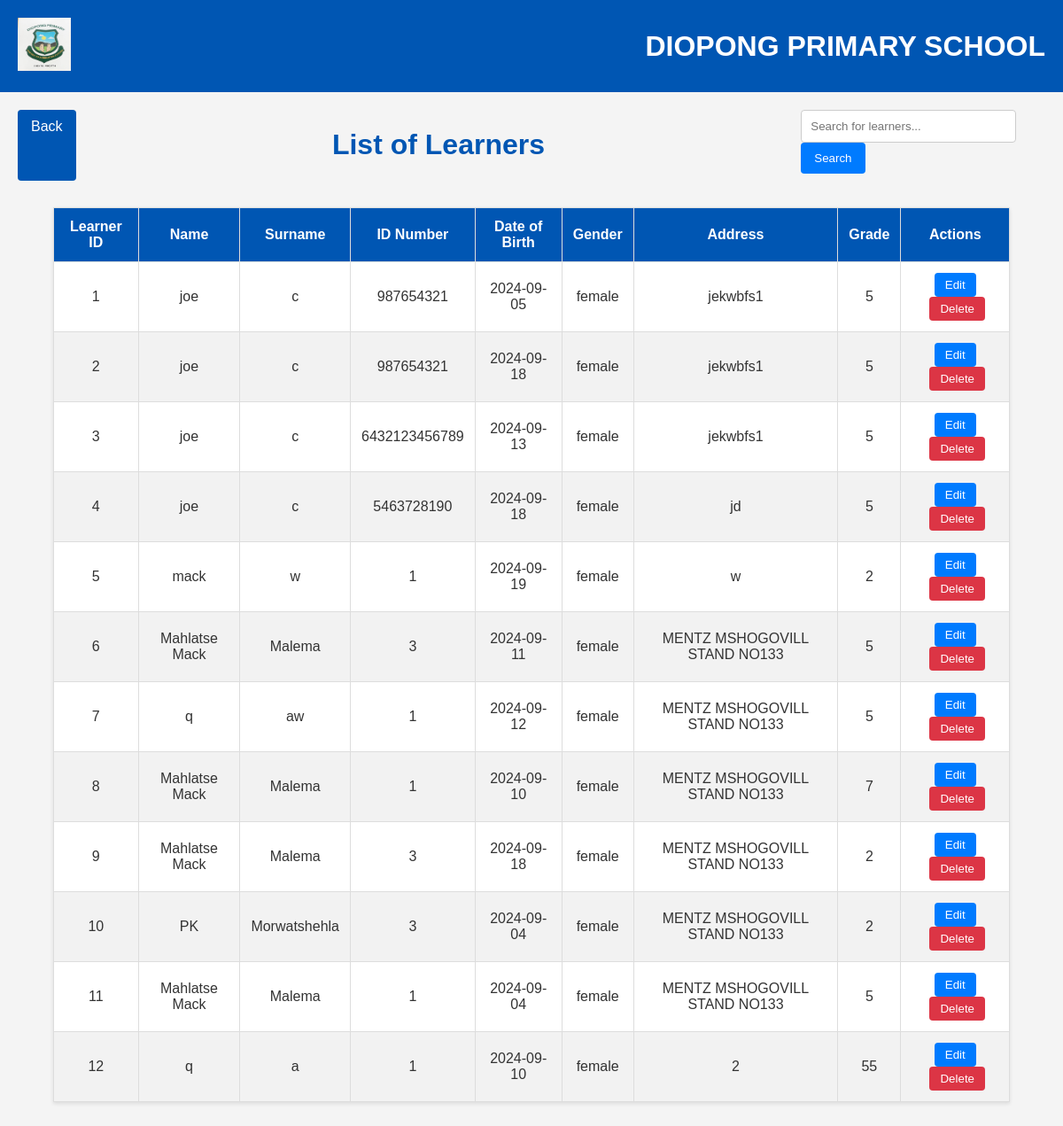
Screenshot of /learners.php with the database file from the repository.
### tables this page shows
CREATE TABLE `learner` (
  `learner_id` int(11) NOT NULL,
  `name` varchar(100) DEFAULT NULL,
  `surname` varchar(100) DEFAULT NULL,
  `id_number` bigint(15) DEFAULT NULL,
  `parent_id` int(11) DEFAULT NULL,
  `address` varchar(100) DEFAULT NULL,
  `grade` varchar(10) DEFAULT NULL,
  `date_of_birth` date DEFAULT NULL,
  `registration_date` timestamp NULL DEFAULT current_timestamp(),
  `gender` enum('male','female','other','') NOT NULL
);

### learners.php (the view, shortened to what this page needs)
<!DOCTYPE html>
<html lang="en">
<head>
</head>
<body>
    <div class="header">
        <div>
            <img src="1.jpg" alt="Logo" class="logo">
        </div>
        <div class="dashboard">
            <h1>DIOPONG PRIMARY SCHOOL</h1>
        </div>
    </div>
    <div class="search-container">
        <a href="admind.html" class="back-button">Back</a>
        <h1>List of Learners</h1>
        <form action="search_learners.php" method="get">
            <input type="text" placeholder="Search for learners..." name="search" required>
            <button type="submit">Search</button>
        </form>
    </div>
    <table>
        <thead>
            <tr>
                <th>Learner ID</th>
                <th>Name</th>
                <th>Surname</th>
                <th>ID Number</th>
                <th>Date of Birth</th>
                <th>Gender</th>
                <th>Address</th>
                <th>Grade</th>
                <th>Actions</th>
            </tr>
        </thead>
        <tbody>
            <?php
            $servername = "localhost";
            $username = "root";
            $password = "";
            $dbname = "smart_report";
            $conn = mysqli_connect($servername, $username, $password, $dbname);
            $query = "SELECT * FROM learner";
            $result = mysqli_query($conn, $query);
            if (mysqli_num_rows($result) > 0) {
                while ($row = mysqli_fetch_assoc($result)) {
                    echo "<tr>
                            <td>" . htmlspecialchars($row['learner_id']) . "</td>
                            <td>" . htmlspecialchars($row['name']) . "</td>
                            <td>" . htmlspecialchars($row['surname']) . "</td>
                            <td>" . htmlspecialchars($row['id_number']) . "</td>
                            <td>" . htmlspecialchars($row['date_of_birth']) . "</td>
                            <td>" . htmlspecialchars($row['gender']) . "</td>
                            <td>" . htmlspecialchars($row['address']) . "</td>
                            <td>" . htmlspecialchars($row['grade']) . "</td>
                            <td>
                                <a href='edit_learner.php?id=" . $row['learner_id'] . "'>
                                    <button class='edit-button'>Edit</button>
                                </a>
                                <a href='learners.php?id=" . $row['learner_id'] . "' onclick='return confirm(\"Are you sure you want to delete this learner?\");'>
                                    <button class='delete-button'>Delete</button>
                                </a>
                            </td>
                        </tr>";
                }
            } else {
                echo "<tr><td colspan='9'>No learner found</td></tr>";
            }
            ?>
        </tbody>
    </table>
</body>
</html>

### learners.php (style rules this page uses)
body { font-family: Arial, sans-serif; margin: 0; padding: 0; background-color: #f4f4f4; color: #333; }
.header { background-color: #0056b3; padding: 20px; display: flex; justify-content: space-between; align-items: center; color: white; }
.header h1 { margin: 0; }
.logo { width: 60px; height: 60px; }
.dashboard h1 { text-align: center; color: white; }
.back-button { background-color: #0056b3; color: white; padding: 10px 15px; border: none; border-radius: 4px; text-decoration: none; cursor: pointer; }
.search-container { display: flex; justify-content: space-between; margin: 20px; }
.search-container input[type="text"] { width: 80%; padding: 10px; border: 1px solid #ccc; border-radius: 4px; }
.search-container button { padding: 10px 15px; background-color: #007bff; color: white; border: none; border-radius: 4px; cursor: pointer; }
table { width: 90%; margin: 30px auto; border-collapse: collapse; background-color: white; box-shadow: 0 2px 4px rgba(0, 0, 0, 0.1); }
table, th, td { border: 1px solid #ddd; }
th, td { padding: 12px; text-align: center; }
th { background-color: #0056b3; color: white; }
tr:nth-child(even) { background-color: #f2f2f2; }
button { padding: 6px 12px; border: none; border-radius: 4px; cursor: pointer; transition: background-color 0.3s; }
.edit-button { background-color: #007bff; color: white; }
.delete-button { background-color: #dc3545; color: white; margin-left: 5px; }
h1 { color: #0056b3; }

### rows the page displays
learner: learner_id "1", name "joe", surname "c", id_number "987654321", date_of_birth "2024-09-05", gender "female", address "jekwbfs1", grade "5"
learner: learner_id "2", name "joe", surname "c", id_number "987654321", date_of_birth "2024-09-18", gender "female", address "jekwbfs1", grade "5"
learner: learner_id "3", name "joe", surname "c", id_number "6432123456789", date_of_birth "2024-09-13", gender "female", address "jekwbfs1", grade "5"
learner: learner_id "4", name "joe", surname "c", id_number "5463728190", date_of_birth "2024-09-18", gender "female", address "jd", grade "5"
learner: learner_id "5", name "mack", surname "w", id_number "1", date_of_birth "2024-09-19", gender "female", address "w", grade "2"
learner: learner_id "6", name "Mahlatse Mack", surname "Malema", id_number "3", date_of_birth "2024-09-11", gender "female", address "MENTZ MSHOGOVILL STAND NO133", grade "5"
learner: learner_id "7", name "q", surname "aw", id_number "1", date_of_birth "2024-09-12", gender "female", address "MENTZ MSHOGOVILL STAND NO133", grade "5"
learner: learner_id "8", name "Mahlatse Mack", surname "Malema", id_number "1", date_of_birth "2024-09-10", gender "female", address "MENTZ MSHOGOVILL STAND NO133", grade "7"
learner: learner_id "9", name "Mahlatse Mack", surname "Malema", id_number "3", date_of_birth "2024-09-18", gender "female", address "MENTZ MSHOGOVILL STAND NO133", grade "2"
learner: learner_id "10", name "PK", surname "Morwatshehla", id_number "3", date_of_birth "2024-09-04", gender "female", address "MENTZ MSHOGOVILL STAND NO133", grade "2"
learner: learner_id "11", name "Mahlatse Mack", surname "Malema", id_number "1", date_of_birth "2024-09-04", gender "female", address "MENTZ MSHOGOVILL STAND NO133", grade "5"
learner: learner_id "12", name "q", surname "a", id_number "1", date_of_birth "2024-09-10", gender "female", address "2", grade "55"
